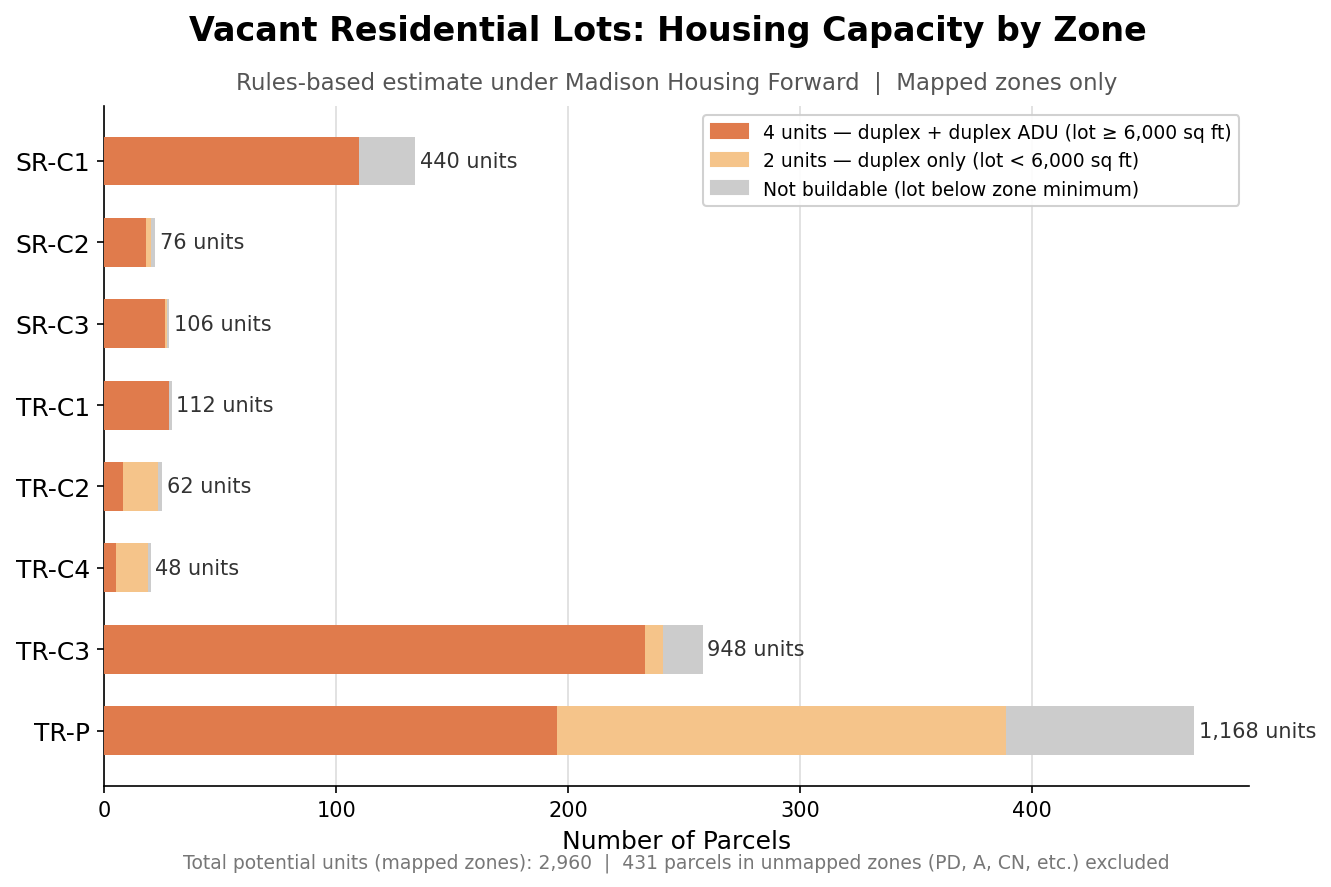

Write Python code to recreate this figure.
import geopandas as gpd
import numpy as np
import matplotlib.pyplot as plt
import matplotlib.ticker as mticker

print("Loading GeoJSON...")
gdf = gpd.read_file("Tax_Parcels.geojson", engine="pyogrio")

vacant = gdf[
    (gdf["PropertyClass"] == "Residential") &
    gdf["PropertyUse"].str.contains("vacant", case=False, na=False)
].copy()

zero_mask = vacant["LotSize"] == 0
if zero_mask.any():
    proj = vacant[zero_mask].set_crs("EPSG:4326").to_crs(epsg=3857)
    vacant.loc[zero_mask, "LotSize"] = proj.geometry.area * 10.7639
    print(f"Filled {zero_mask.sum()} zero-LotSize parcels from geometry")

ZONE_RULES = {
    "SR-C1": {"min_lot": 6000, "coverage": 0.50},
    "SR-C2": {"min_lot": 5000, "coverage": 0.50},
    "SR-C3": {"min_lot": 4500, "coverage": 0.50},
    "TR-C1": {"min_lot": 5000, "coverage": 0.50},
    "TR-C2": {"min_lot": 4000, "coverage": 0.60},
    "TR-C3": {"min_lot": 3000, "coverage": 0.65},
    "TR-C4": {"min_lot": 3000, "coverage": 0.65},
    "TR-P":  {"min_lot": 2900, "coverage": 0.75},
}

# Extract base zone from ZoningAll (may contain overlays like "WP-26, SR-C1")
def extract_base_zone(zoning_all, known_zones):
    if not isinstance(zoning_all, str):
        return None
    for part in zoning_all.split(","):
        z = part.strip()
        if z in known_zones:
            return z
    return zoning_all.split(",")[0].strip()  # fall back to first token

vacant["zone"]     = vacant["ZoningAll"].apply(lambda v: extract_base_zone(v, set(ZONE_RULES)))
vacant["min_lot"]  = vacant["zone"].map({z: r["min_lot"]  for z, r in ZONE_RULES.items()})
vacant["coverage"] = vacant["zone"].map({z: r["coverage"] for z, r in ZONE_RULES.items()})
vacant["mapped"]   = vacant["min_lot"].notna()
vacant["buildable"] = vacant["mapped"] & (vacant["LotSize"] >= vacant["min_lot"])
vacant["units"] = np.where(
    ~vacant["mapped"],   np.nan,
    np.where(~vacant["buildable"], 0,
    np.where(vacant["LotSize"] >= 6000, 4, 2))
)

# ---------------------------------------------------------------------------
# Summary table
# ---------------------------------------------------------------------------
print(f"\n{'Zone':<8} {'Total':>6} {'Buildable':>10} {'Not Bldbl':>10} {'4-unit':>7} {'2-unit':>7} {'Pot. Units':>11}")
print("-" * 65)

zone_order = ["TR-P", "TR-C3", "TR-C4", "TR-C2", "TR-C1", "SR-C3", "SR-C2", "SR-C1"]
total_units = 0
for zone in zone_order:
    sub = vacant[vacant["zone"] == zone]
    n       = len(sub)
    bld     = sub["buildable"].sum()
    not_bld = n - bld
    u4      = int((sub["units"] == 4).sum())
    u2      = int((sub["units"] == 2).sum())
    units   = u4 * 4 + u2 * 2
    total_units += units
    print(f"{zone:<8} {n:>6} {bld:>10} {not_bld:>10} {u4:>7} {u2:>7} {units:>11,}")

print("-" * 65)
mapped = vacant[vacant["mapped"]]
u4_tot = int((mapped["units"] == 4).sum())
u2_tot = int((mapped["units"] == 2).sum())
print(f"{'MAPPED':<8} {len(mapped):>6} {mapped['buildable'].sum():>10} {(~mapped['buildable']).sum():>10} {u4_tot:>7} {u2_tot:>7} {total_units:>11,}")

unmapped = vacant[~vacant["mapped"]]
print(f"\nUnmapped zones ({len(unmapped)} parcels): {unmapped['zone'].value_counts().to_dict()}")

# ---------------------------------------------------------------------------
# Chart — stacked horizontal bar by zone
# ---------------------------------------------------------------------------
COLOR_4    = "#E07B4C"   # orange  — 4-unit (duplex + duplex ADU)
COLOR_2    = "#F5C48A"   # light orange — 2-unit (duplex only)
COLOR_NONE = "#cccccc"   # gray — not buildable

fig, ax = plt.subplots(figsize=(9, 6))
fig.suptitle("Vacant Residential Lots: Housing Capacity by Zone",
             fontsize=16, fontweight="bold")
ax.set_title(
    "Rules-based estimate under Madison Housing Forward  |  Mapped zones only",
    fontsize=11, color="#555555", pad=8,
)

for i, zone in enumerate(zone_order):
    sub     = vacant[vacant["zone"] == zone]
    n4      = int((sub["units"] == 4).sum())
    n2      = int((sub["units"] == 2).sum())
    n0      = int((sub["units"] == 0).sum())
    pot     = n4 * 4 + n2 * 2

    ax.barh(i, n4,         color=COLOR_4,    height=0.6, left=0,      zorder=3)
    ax.barh(i, n2,         color=COLOR_2,    height=0.6, left=n4,     zorder=3)
    ax.barh(i, n0,         color=COLOR_NONE, height=0.6, left=n4+n2,  zorder=3)

    total_shown = n4 + n2 + n0
    if pot > 0:
        ax.text(total_shown + 2, i, f"{pot:,} units", va="center", fontsize=10, color="#333333")

ax.set_yticks(range(len(zone_order)))
ax.set_yticklabels(zone_order, fontsize=12)
ax.set_xlabel("Number of Parcels", fontsize=12)
ax.grid(axis="x", color="#dddddd", zorder=1)
ax.set_axisbelow(True)
ax.spines[["top", "right"]].set_visible(False)

from matplotlib.patches import Patch
legend_handles = [
    Patch(color=COLOR_4,    label="4 units — duplex + duplex ADU (lot ≥ 6,000 sq ft)"),
    Patch(color=COLOR_2,    label="2 units — duplex only (lot < 6,000 sq ft)"),
    Patch(color=COLOR_NONE, label="Not buildable (lot below zone minimum)"),
]
ax.legend(handles=legend_handles, loc="upper right", fontsize=9, framealpha=0.9)

ax.annotate(
    f"Total potential units (mapped zones): {total_units:,}  |  "
    f"{len(unmapped):,} parcels in unmapped zones (PD, A, CN, etc.) excluded",
    xy=(0.5, -0.12), xycoords="axes fraction", ha="center", fontsize=9, color="#777777",
)

fig.tight_layout()
fig.savefig("vacant_zoning_capacity.png", dpi=150, bbox_inches="tight")
print("\nSaved vacant_zoning_capacity.png")
plt.show()
print("Done.")
